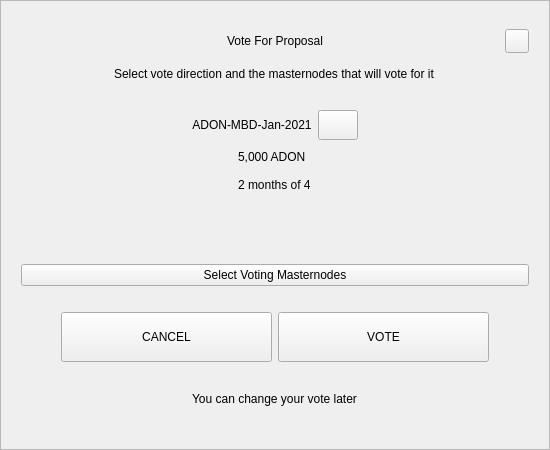
<?xml version="1.0" encoding="UTF-8"?>
<ui version="4.0">
 <class>VoteDialog</class>
 <widget class="QWidget" name="VoteDialog">
  <property name="geometry">
   <rect>
    <x>0</x>
    <y>0</y>
    <width>550</width>
    <height>450</height>
   </rect>
  </property>
  <layout class="QVBoxLayout" name="verticalLayout_1">
   <property name="spacing">
    <number>0</number>
   </property>
   <property name="leftMargin">
    <number>0</number>
   </property>
   <property name="topMargin">
    <number>0</number>
   </property>
   <property name="rightMargin">
    <number>0</number>
   </property>
   <property name="bottomMargin">
    <number>0</number>
   </property>
   <item>
    <widget class="QFrame" name="frame">
     <property name="styleSheet">
      <string notr="true"/>
     </property>
     <property name="frameShape">
      <enum>QFrame::StyledPanel</enum>
     </property>
     <property name="frameShadow">
      <enum>QFrame::Raised</enum>
     </property>
     <layout class="QVBoxLayout" name="verticalLayout_2">
      <property name="spacing">
       <number>6</number>
      </property>
      <property name="leftMargin">
       <number>20</number>
      </property>
      <property name="topMargin">
       <number>20</number>
      </property>
      <property name="rightMargin">
       <number>20</number>
      </property>
      <property name="bottomMargin">
       <number>20</number>
      </property>
      <item>
       <layout class="QHBoxLayout" name="horizontalLayout_1">
        <property name="spacing">
         <number>0</number>
        </property>
        <item>
         <spacer name="horizontalSpacer_1">
          <property name="orientation">
           <enum>Qt::Horizontal</enum>
          </property>
          <property name="sizeHint" stdset="0">
           <size>
            <width>40</width>
            <height>20</height>
           </size>
          </property>
         </spacer>
        </item>
        <item>
         <widget class="QLabel" name="labelTitle">
          <property name="minimumSize">
           <size>
            <width>0</width>
            <height>40</height>
           </size>
          </property>
          <property name="maximumSize">
           <size>
            <width>16777215</width>
            <height>40</height>
           </size>
          </property>
          <property name="styleSheet">
           <string notr="true">padding-left:24px;</string>
          </property>
          <property name="text">
           <string>Vote For Proposal</string>
          </property>
          <property name="alignment">
           <set>Qt::AlignCenter</set>
          </property>
          <property name="margin">
           <number>7</number>
          </property>
         </widget>
        </item>
        <item>
         <spacer name="horizontalSpacer_2">
          <property name="orientation">
           <enum>Qt::Horizontal</enum>
          </property>
          <property name="sizeHint" stdset="0">
           <size>
            <width>40</width>
            <height>20</height>
           </size>
          </property>
         </spacer>
        </item>
        <item>
         <widget class="QPushButton" name="btnEsc">
          <property name="minimumSize">
           <size>
            <width>24</width>
            <height>24</height>
           </size>
          </property>
          <property name="maximumSize">
           <size>
            <width>24</width>
            <height>24</height>
           </size>
          </property>
          <property name="focusPolicy">
           <enum>Qt::NoFocus</enum>
          </property>
          <property name="text">
           <string/>
          </property>
         </widget>
        </item>
       </layout>
      </item>
      <item alignment="Qt::AlignHCenter">
       <widget class="QLabel" name="labelSubtitle">
        <property name="text">
         <string>Select vote direction and the masternodes that will vote for it</string>
        </property>
       </widget>
      </item>
      <item>
       <spacer name="verticalSpacer_1">
        <property name="orientation">
         <enum>Qt::Vertical</enum>
        </property>
        <property name="sizeType">
         <enum>QSizePolicy::Expanding</enum>
        </property>
        <property name="sizeHint" stdset="0">
         <size>
          <width>20</width>
          <height>40</height>
         </size>
        </property>
       </spacer>
      </item>
      <item>
       <layout class="QHBoxLayout" name="horizontalLayout_2">
        <item>
         <spacer name="horizontalSpacer_3">
          <property name="orientation">
           <enum>Qt::Horizontal</enum>
          </property>
          <property name="sizeHint" stdset="0">
           <size>
            <width>40</width>
            <height>20</height>
           </size>
          </property>
         </spacer>
        </item>
        <item>
         <widget class="QLabel" name="labelTitleVote">
          <property name="minimumSize">
           <size>
            <width>0</width>
            <height>30</height>
           </size>
          </property>
          <property name="text">
           <string notr="true">ADON-MBD-Jan-2021</string>
          </property>
          <property name="alignment">
           <set>Qt::AlignCenter</set>
          </property>
          <property name="wordWrap">
           <bool>true</bool>
          </property>
         </widget>
        </item>
        <item>
         <widget class="QPushButton" name="btnLink">
          <property name="minimumSize">
           <size>
            <width>0</width>
            <height>30</height>
           </size>
          </property>
          <property name="maximumSize">
           <size>
            <width>16777215</width>
            <height>30</height>
           </size>
          </property>
          <property name="cursor">
           <cursorShape>PointingHandCursor</cursorShape>
          </property>
          <property name="text">
           <string/>
          </property>
         </widget>
        </item>
        <item>
         <spacer name="horizontalSpacer_4">
          <property name="orientation">
           <enum>Qt::Horizontal</enum>
          </property>
          <property name="sizeHint" stdset="0">
           <size>
            <width>40</width>
            <height>20</height>
           </size>
          </property>
         </spacer>
        </item>
       </layout>
      </item>
      <item alignment="Qt::AlignHCenter">
       <widget class="QWidget" name="widget" native="true">
        <property name="minimumSize">
         <size>
          <width>0</width>
          <height>50</height>
         </size>
        </property>
        <layout class="QVBoxLayout" name="verticalLayout_3">
         <property name="spacing">
          <number>6</number>
         </property>
         <property name="leftMargin">
          <number>0</number>
         </property>
         <property name="topMargin">
          <number>0</number>
         </property>
         <property name="rightMargin">
          <number>0</number>
         </property>
         <property name="bottomMargin">
          <number>0</number>
         </property>
         <item>
          <widget class="QLabel" name="labelAmount">
           <property name="text">
            <string notr="true">5,000 ADON</string>
           </property>
          </widget>
         </item>
         <item>
          <widget class="QLabel" name="labelTime">
           <property name="text">
            <string notr="true">2 months of 4</string>
           </property>
          </widget>
         </item>
        </layout>
       </widget>
      </item>
      <item>
       <spacer name="verticalSpacer_2">
        <property name="orientation">
         <enum>Qt::Vertical</enum>
        </property>
        <property name="sizeType">
         <enum>QSizePolicy::Fixed</enum>
        </property>
        <property name="sizeHint" stdset="0">
         <size>
          <width>20</width>
          <height>10</height>
         </size>
        </property>
       </spacer>
      </item>
      <item>
       <widget class="QWidget" name="containerVotes" native="true">
        <property name="minimumSize">
         <size>
          <width>0</width>
          <height>36</height>
         </size>
        </property>
        <layout class="QHBoxLayout" name="horizontalLayout_3" stretch="1,0,1">
         <property name="spacing">
          <number>0</number>
         </property>
         <property name="leftMargin">
          <number>0</number>
         </property>
         <property name="topMargin">
          <number>0</number>
         </property>
         <property name="rightMargin">
          <number>0</number>
         </property>
         <property name="bottomMargin">
          <number>0</number>
         </property>
         <item>
          <widget class="QWidget" name="containerNo" native="true">
           <property name="sizePolicy">
            <sizepolicy hsizetype="Expanding" vsizetype="Preferred">
             <horstretch>0</horstretch>
             <verstretch>0</verstretch>
            </sizepolicy>
           </property>
           <property name="minimumSize">
            <size>
             <width>0</width>
             <height>36</height>
            </size>
           </property>
           <layout class="QGridLayout" name="gridLayout">
            <property name="leftMargin">
             <number>0</number>
            </property>
            <property name="topMargin">
             <number>0</number>
            </property>
            <property name="rightMargin">
             <number>0</number>
            </property>
            <property name="bottomMargin">
             <number>0</number>
            </property>
            <property name="spacing">
             <number>0</number>
            </property>
           </layout>
          </widget>
         </item>
         <item>
          <spacer name="horizontalSpacer_5">
           <property name="orientation">
            <enum>Qt::Horizontal</enum>
           </property>
           <property name="sizeType">
            <enum>QSizePolicy::Fixed</enum>
           </property>
           <property name="sizeHint" stdset="0">
            <size>
             <width>16</width>
             <height>20</height>
            </size>
           </property>
          </spacer>
         </item>
         <item>
          <widget class="QWidget" name="containerYes" native="true">
           <property name="minimumSize">
            <size>
             <width>0</width>
             <height>36</height>
            </size>
           </property>
           <property name="layoutDirection">
            <enum>Qt::LeftToRight</enum>
           </property>
           <layout class="QGridLayout" name="gridLayout_2">
            <property name="leftMargin">
             <number>0</number>
            </property>
            <property name="topMargin">
             <number>0</number>
            </property>
            <property name="rightMargin">
             <number>0</number>
            </property>
            <property name="bottomMargin">
             <number>0</number>
            </property>
            <property name="horizontalSpacing">
             <number>0</number>
            </property>
           </layout>
          </widget>
         </item>
        </layout>
       </widget>
      </item>
      <item>
       <spacer name="verticalSpacer_3">
        <property name="orientation">
         <enum>Qt::Vertical</enum>
        </property>
        <property name="sizeType">
         <enum>QSizePolicy::Fixed</enum>
        </property>
        <property name="sizeHint" stdset="0">
         <size>
          <width>20</width>
          <height>10</height>
         </size>
        </property>
       </spacer>
      </item>
      <item>
       <widget class="QPushButton" name="btnSelectMasternodes">
        <property name="cursor">
         <cursorShape>PointingHandCursor</cursorShape>
        </property>
        <property name="text">
         <string>Select Voting Masternodes</string>
        </property>
       </widget>
      </item>
      <item>
       <spacer name="verticalSpacer_4">
        <property name="orientation">
         <enum>Qt::Vertical</enum>
        </property>
        <property name="sizeType">
         <enum>QSizePolicy::Fixed</enum>
        </property>
        <property name="sizeHint" stdset="0">
         <size>
          <width>20</width>
          <height>20</height>
         </size>
        </property>
       </spacer>
      </item>
      <item>
       <layout class="QHBoxLayout" name="horizontalLayout_4" stretch="0,2,2,0">
        <item>
         <spacer name="horizontalSpacer_6">
          <property name="orientation">
           <enum>Qt::Horizontal</enum>
          </property>
          <property name="sizeHint" stdset="0">
           <size>
            <width>40</width>
            <height>20</height>
           </size>
          </property>
         </spacer>
        </item>
        <item>
         <widget class="QPushButton" name="btnCancel">
          <property name="minimumSize">
           <size>
            <width>0</width>
            <height>50</height>
           </size>
          </property>
          <property name="focusPolicy">
           <enum>Qt::NoFocus</enum>
          </property>
          <property name="text">
           <string>CANCEL</string>
          </property>
         </widget>
        </item>
        <item>
         <widget class="QPushButton" name="btnSave">
          <property name="minimumSize">
           <size>
            <width>0</width>
            <height>50</height>
           </size>
          </property>
          <property name="focusPolicy">
           <enum>Qt::NoFocus</enum>
          </property>
          <property name="text">
           <string>VOTE</string>
          </property>
         </widget>
        </item>
        <item>
         <spacer name="horizontalSpacer_7">
          <property name="orientation">
           <enum>Qt::Horizontal</enum>
          </property>
          <property name="sizeHint" stdset="0">
           <size>
            <width>40</width>
            <height>20</height>
           </size>
          </property>
         </spacer>
        </item>
       </layout>
      </item>
      <item>
       <spacer name="verticalSpacer_5">
        <property name="orientation">
         <enum>Qt::Vertical</enum>
        </property>
        <property name="sizeType">
         <enum>QSizePolicy::Expanding</enum>
        </property>
        <property name="sizeHint" stdset="0">
         <size>
          <width>20</width>
          <height>10</height>
         </size>
        </property>
       </spacer>
      </item>
      <item>
       <spacer name="verticalSpacer_6">
        <property name="orientation">
         <enum>Qt::Vertical</enum>
        </property>
        <property name="sizeHint" stdset="0">
         <size>
          <width>20</width>
          <height>40</height>
         </size>
        </property>
       </spacer>
      </item>
      <item alignment="Qt::AlignHCenter">
       <widget class="QLabel" name="labelMessage">
        <property name="text">
         <string>You can change your vote later</string>
        </property>
       </widget>
      </item>
      <item>
       <spacer name="verticalSpacer_7">
        <property name="orientation">
         <enum>Qt::Vertical</enum>
        </property>
        <property name="sizeType">
         <enum>QSizePolicy::Expanding</enum>
        </property>
        <property name="sizeHint" stdset="0">
         <size>
          <width>20</width>
          <height>40</height>
         </size>
        </property>
       </spacer>
      </item>
     </layout>
    </widget>
   </item>
  </layout>
 </widget>
 <resources/>
 <connections/>
</ui>
